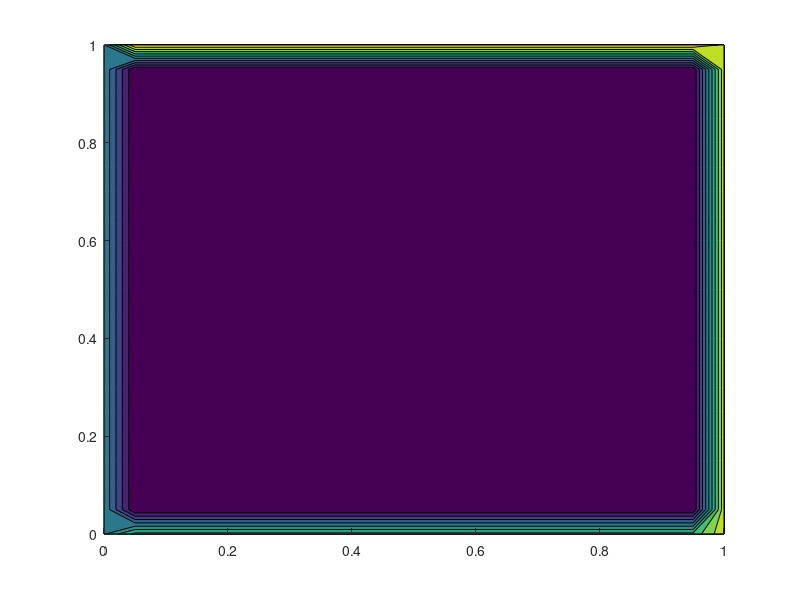

Here is the MATLAB script that generated this plot: (Note: this script raises an error after producing the figure.)
% Solving steady state 2D heat analysis using different Iterative methods
% The equation is d2u/dx2 + d2u/dy2 = 0;

clear all
close all
clc

% Initialization
Lx = 1; Ly = 1;
nx = 21;
ny = 21;
w = 1.5;
dx = Lx/(nx-1); dy = Ly/(ny-1);
x = linspace(0,Lx,nx);
y = linspace(0,Ly,ny);
[X, Y] = meshgrid(x,y);
tol = 1e-4;
error = 9e9;

% Temp Initialization
T = ones(nx,ny);

%Boundary conditions
T(:,1) = 400; % Left
T(:,end) = 800; % Right
T(1,2:end-1) = 600; % Top
T(end,2:end-1) = 900; % Bottom

% Copying T
Told = T;

display('Three methods to solve 2D Steady heat Conduction');
display('1. Jacobi Iteration');
display('2. Gauss siedel Iteration');
display('3. Over relaxation method');
method = input('Choose any of above three methods for solving: ');

% Jacobi method
iter = 1;
tic
% if method == 1||2||3
while(error>tol)
    for i = 2:nx-1
        for j = 2:ny-1
            if method == 1 
                T(i,j) = jacobi(Told,i,j);
            elseif method == 2
                T(i,j) = gauss(T,i,j);
            elseif method == 3
                T(i,j) = overrelax(T,Told,i,j,w);
            else
                break;
            end
        end
    end
    error = max(max(abs(Told - T)));
    Told = T;
    iter = iter+1;
%   C = contourf(X,Y,T,'edgecolor','none');
%   set(gca,'YDIR','reverse');
%   colormap(jet);
%   clabel(C,'FontSize',12);
%   pause(0.01);

end
toc

%% Plotting
C = contourf(X,Y,T,'edgecolor','none');
set(gca,'YDIR','reverse');
colormap(jet);
clabel(C,'FontSize',12);

% Iteration and Time display
display('-----------------------------------');
fprintf('No of iteration taken is %d\n',iter);
fprintf('Time taken for solving is %f\n',toc);
fprintf('The error obtained is %f\n',error);















